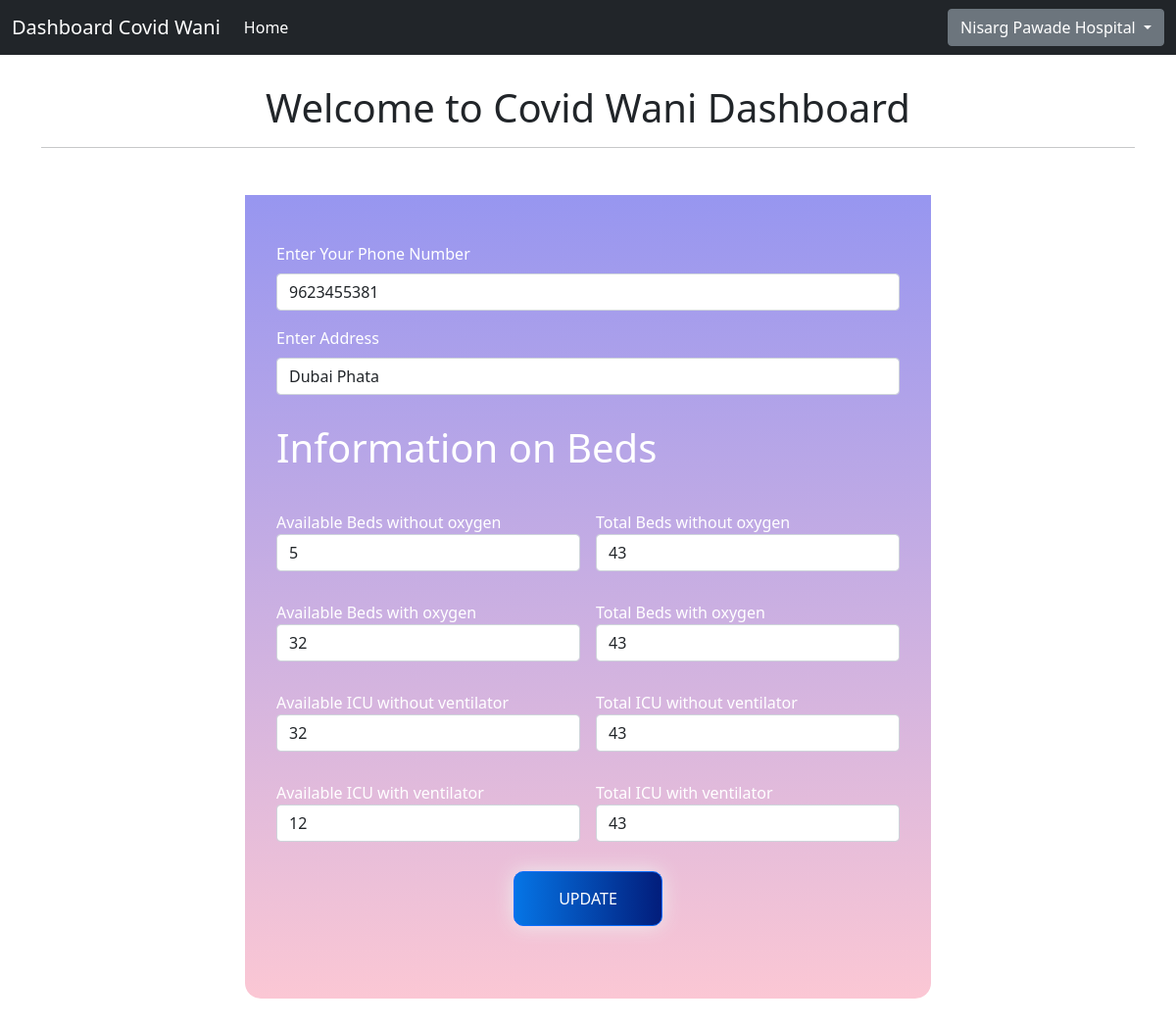
Screenshot of /dashboard/ (signed in) with the database file from the repository.
### App/models.py (models this page shows, shortened)
class Hospital(models.Model):
    id = models.AutoField(primary_key=True)
    name = models.ForeignKey(User,on_delete=models.DO_NOTHING)
    phone = models.IntegerField(blank=True, null=True)
    address = models.CharField(max_length=300,null =True)
    status = models.CharField(max_length=20,null=True)
    beds_with_oxygen = models.IntegerField()
    beds_without_oxygen = models.IntegerField(null=True)
    icu_with_ventilator = models.IntegerField(null=True)
    normal_icu = models.IntegerField()
    total_beds_with_oxygen = models.IntegerField(null=True)
    total_beds_without_oxygen = models.IntegerField(null=True)
    total_icu_with_ventilator = models.IntegerField(null=True)
    total_normal_icu = models.IntegerField(null=True)
    time_update = models.TimeField(null=True)

### App/views.py (the view, shortened to what this page needs)
# urls.py: path('dashboard/',views.adminPanel,name='ad'),
def adminPanel(request):
    data = Hospital.objects.filter(name = request.user)
    now = datetime.now()
    current_time = now.strftime("%H:%M:%S")
    return render(request,'AdminPanel/adminHome.html',{'data':data})

### App/templates/AdminPanel/adminHome.html (shortened to what this page needs)
{% extends 'AdminPanel/adminBase.html'%}
{% load static %}
{% block body %}
<div class="container ">
    <div class="text-center display-6" style="margin-top:30px"><b>Welcome to Covid Wani Dashboard</b></div>
    <hr>
    <div class="mybody">
        <div class="container my-5" style="color: white;
background: #9796f0;  /* fallback for old browsers */
background: -webkit-linear-gradient(to top, #fbc7d4, #9796f0);  /* Chrome 10-25, Safari 5.1-6 */
background: linear-gradient(to top, #fbc7d4, #9796f0); /* W3C, IE 10+/ Edge, Firefox 16+, Chrome 26+, Opera 12+, Safari 7+ */
  padding: 3rem 2rem 4rem 2rem;
  border-radius: 0 0 1rem 1rem;
  min-height: 400px;
  max-width: 700px;
  ">
          <form method="post">{% csrf_token %}
            <div class="mb-3">
            <label class="form-label" >Enter Your Phone Number</label>
            <input class="form-control" {%if data%} {% for x in data%}value="{{x.phone}}"{% endfor%}{% endif%} placeholder="Phone Number" type="number" name="phone">
        </div>
        <div class="mb-3">
            <label class="form-label" >Enter Address</label>
            <input class="form-control" {%if data%} {% for x in data%}value="{{x.address}}"{% endfor%}{% endif%}  placeholder="Enter hospital Address" type="text" name="address">
        </div>
            <h1 style="margin: 30px auto 40px auto;">Information on Beds</h1>
                <div class="row g-3" style="margin-bottom: 30px; font-weight: 500;">
                    <div class="col">
                        <label>Available Beds without oxygen</label>
                        <input aria-label="Last name" class="form-control" name="bwoo" type="number"  {%if data%} {% for x in data%} value="{{x.beds_without_oxygen}}" {% endfor%} {% endif%}>
                    </div>
                    <div class="col">
                        <label>Total Beds without oxygen</label>
                        <input aria-label="Last name" class="form-control" name="two" type="number" {%if data%} {% for x in data%} value="{{x.total_beds_without_oxygen}}"{% endfor %}{% endif%}>
                    </div>
                </div>
                <div class="row g-3" style="margin-bottom: 30px; font-weight: 500;">
                    <div class="col">
                        <label>Available Beds with oxygen</label>
                        <input aria-label="Last name" class="form-control" name="bwo" type="number" {%if data%} {% for x in data%} value="{{x.beds_with_oxygen}}" {% endfor%}{% endif %}>
                    </div>
                    <div class="col">
                        <label>Total Beds with oxygen</label>
                        <input aria-label="Last name" class="form-control" name="to" type="number" {%if data%} {% for x in data%} value="{{x.total_beds_with_oxygen}}" {% endfor %}{% endif%}>
                    </div>
                </div>
                <div class="row g-3" style="margin-bottom: 30px; font-weight: 500;">
                    <div class="col">
                        <label>Available ICU without ventilator</label>
                        <input aria-label="Last name" class="form-control" name="wov" type="number" {%if data%} {% for x in data%} value="{{x.normal_icu}}"{% endfor%}{% endif %}>
                    </div>
                    <div class="col">
                        <label>Total ICU without ventilator</label>
                        <input aria-label="Last name" class="form-control" name="twv" type="number" {%if data%} {% for x in data%} value="{{x.total_normal_icu}}" {% endfor %}{% endif %}>
                    </div>
                </div>
                <div class="row g-3" style="margin-bottom: 30px; font-weight: 500;">
                    <div class="col">
                        <label>Available ICU with ventilator</label>
                        <input aria-label="Last name" class="form-control" name="wv" type="number" {%if data%} {% for x in data%} value="{{x.icu_with_ventilator}}" {% endfor%}{%endif%}>
                    </div>
                    <div class="col">
                        <label>Total ICU with ventilator</label>
                        <input aria-label="Last name" class="form-control" name="tv" type="number" {%if data%} {% for x in data%} value="{{x.total_icu_with_ventilator}}" {% endfor%}{%endif%} >
                    </div>
                </div>
                <center>
                    {% if data%}
                    <div class="container my-2">
                        <button class="btn btn-grad2 btn-primary" type="submit">Update</button>
                    </div>
                    {% else %}
                    <div class="container my-2">
                        <button class="btn btn-grad2 btn-primary" type="submit"> Save data</button>
                    </div>
                    {% endif %}
                </center>
            </form>
        </div>
    </div>
</div>
{% endblock  %}

### App/templates/AdminPanel/adminBase.html (shortened to what this page needs)
<!doctype html>
<html lang="en">
<head>
    <link href="https://cdn.jsdelivr.net/npm/bootstrap@5.0.0-beta3/dist/css/bootstrap.min.css"
 rel="stylesheet">
</head>
<body>
<nav class="navbar navbar-expand-lg navbar-dark bg-dark">
    <div class="container-fluid">
        <a class="navbar-brand" href="#">Dashboard Covid Wani</a>
        <div class="collapse navbar-collapse" id="navbarSupportedContent">
            <ul class="navbar-nav me-auto mb-2 mb-lg-0">
                <li class="nav-item">
                    <a aria-current="page" class="nav-link active" href="#">Home</a>
                </li>
            </ul>
            <ul class="navbar-nav ml-auto mb-2 mb-lg-0">
                <li class="nav-item dropdown">
                    <button aria-expanded="false" class="btn btn-secondary dropdown-toggle" data-bs-toggle="dropdown"
                            id="dropdownMenuButton2" type="button">
                        {{request.user}}
                    </button>
                </li>
            </ul>
        </div>
    </div>
</nav>
{% block body %}
{% endblock %}
</body>
</html>

### App/templates/AdminPanel/adminHome.html (style rules this page uses)
.btn-grad2 { background-image: linear-gradient(to right, #0575E6 0%, #021B79 51%, #0575E6 100%) }
.btn-grad2 { margin: 10px; padding: 15px 45px; text-align: center; text-transform: uppercase; transition: 0.5s; background-size: 200% auto; color: white; box-shadow: 0 0 20px #eee; border-radius: 10px; display: block; }

### rows the page displays
Hospital: phone "9623455381", address "Dubai Phata", bwoo "5", two "43", bwo "32", to "43", wov "32", twv "43", wv "12", tv "43"

### other values shown
{{ request.user }} "Nisarg Pawade Hospital"
